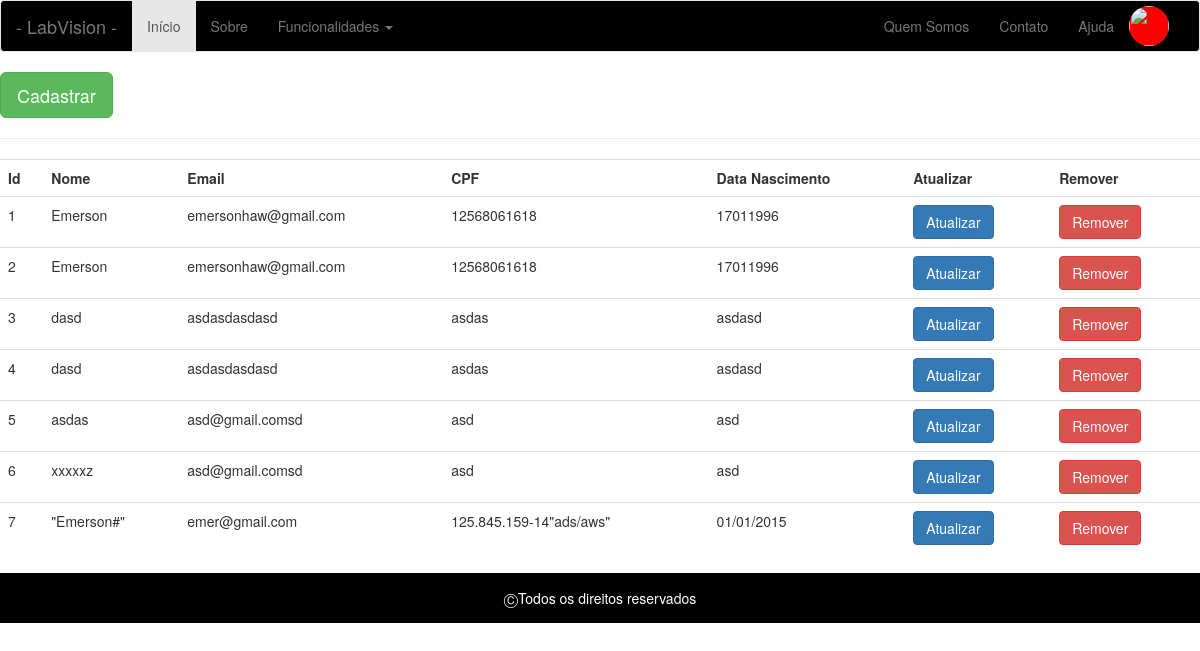
Page /listar-usuarios (signed in) on the committed database.
### app/models/tables.py (models this page shows, shortened)
class Pessoa(db.Model):
    __tablename__ = "pessoas"
    id = db.Column(db.Integer, primary_key=True)
    nome = db.Column(db.String(50))

class Usuario(Pessoa, db.Model):
    __tablename__ = "usuarios"
    id = db.Column(db.Integer, primary_key=True)
    email = db.Column(db.String(50))
    senha = db.Column(db.String(20))
    cpf = db.Column(db.String(20))
    dt_nascimento = db.Column(db.String(20))
    status = db.Column(db.Boolean())
    pessoa = db.Column(db.Integer, db.ForeignKey('pessoas.id'))

class Pessoa(db.Model):
    __tablename__ = "pessoas"
    id = db.Column(db.Integer, primary_key=True)
    nome = db.Column(db.String(50))

### app/controllers/default.py (the view)
@app.route('/listar-usuarios', methods=['GET', 'POST'])
def listar_usuarios():
    usuarios = Usuario.query.all()
    return render_template('usuario/listar-usuarios.html', usuarios=usuarios)

### app/controllers/default.py (called while the page is built)
@login_manager.user_loader
def load_user(id):
    return Usuario.query.filter_by(id=id).first()

### app/templates/usuario/listar-usuarios.html
{% include 'base/head.html' %}
{% include 'base/nav_bar.html' %}
<a href="/cadastrar-usuarios">
    <button class="btn btn-lg btn-success">
        Cadastrar
    </button>
</a>
<hr>
<div class="table-responsive">
        <table class="table">
            <tr>
                <th>Id</th>
                <th>Nome</th>
                <th>Email</th>
                <th>CPF</th>
                <th>Data Nascimento</th>
                <th>Atualizar</th>
                <th>Remover</th>
            </tr>
            {% for u in usuarios %}
                <tr>
                    <td>
                        {{ u.id}}
                    </td>
                    <td>
                        {{ u.nome}}
                    </td>
                    <td>
                        {{ u.email}}
                    </td>
                    <td>
                        {{ u.cpf}}
                    </td>
                    <td>
                        {{ u.dt_nascimento}}
                    </td>
                    <td>
                        <a href="{{ url_for('atualizar_usuario', id=u.id)}}">
                            <button class="btn btn-primary">
                                Atualizar
                            </button>
                        </a>
                    </td>
                    <td>
                        <a href="{{ url_for('excluir_usuario', id=u.id)}}">
                            <button class="btn btn-danger">
                                Remover
                           </button>
                        </a>
                    </td>
                </tr>
            {% endfor %}
        </table>
</div>
{% include 'base/footer.html' %}

### rows in the picture
Usuario: id "1", nome "Emerson", email "emersonhaw@gmail.com", cpf "12568061618", dt_nascimento "17011996"
Usuario: id "2", nome "Emerson", email "emersonhaw@gmail.com", cpf "12568061618", dt_nascimento "17011996"
Usuario: id "3", nome "dasd", email "asdasdasdasd", cpf "asdas", dt_nascimento "asdasd"
Usuario: id "4", nome "dasd", email "asdasdasdasd", cpf "asdas", dt_nascimento "asdasd"
Usuario: id "5", nome "asdas", email "asd@gmail.comsd", cpf "asd", dt_nascimento "asd"
Usuario: id "6", nome "xxxxxz", email "asd@gmail.comsd", cpf "asd", dt_nascimento "asd"
Usuario: id "7", nome "\"Emerson#\"", email "emer@gmail.com", cpf "125.845.159-14\"ads/aws\"", dt_nascimento "01/01/2015"
